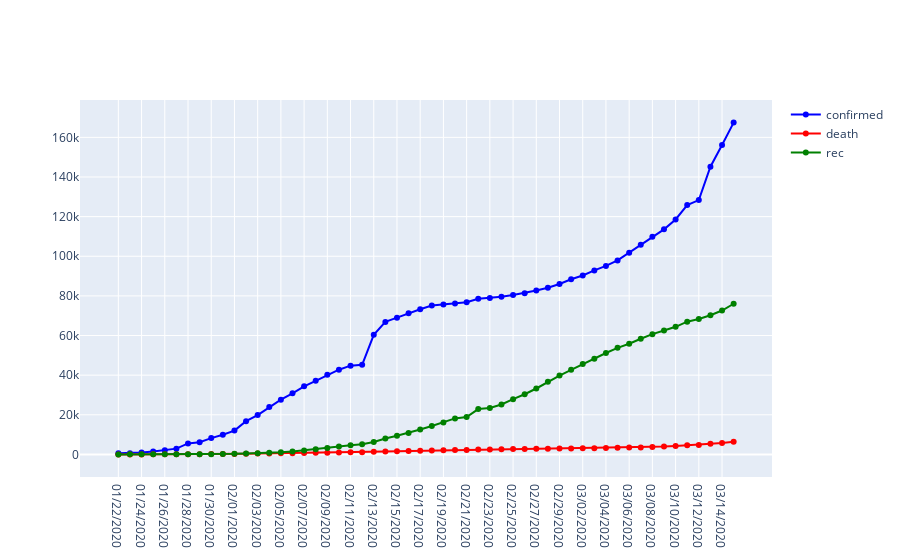

Write notebook code for a chart like this one.
### Code cell
fig= go.Figure()
fig.add_trace(go.Scatter(x=confirmed['Date'],y=confirmed['Confirmed'],mode= 'lines+markers',name='confirmed',line=dict(color='blue',width=2)))
fig.add_trace(go.Scatter(x=death['Date'],y=death['Deaths'],mode= 'lines+markers',name='death',line=dict(color='red',width=2))) 
fig.add_trace(go.Scatter(x=rec['Date'],y=rec['Recovered'],mode= 'lines+markers',name='rec',line=dict(color='green',width=2)))
